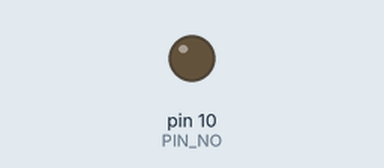
Bench run of a sketch on a simulated Arduino Uno, built with avr-gcc and run on an emulated ATmega328P. Parts: output pins drawn as LEDs (lit = HIGH).

Above: at 0.05 s.
At 3.45 s:
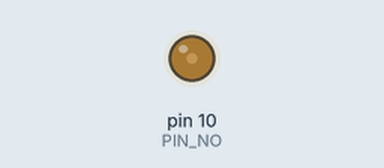
At 6.9 s:
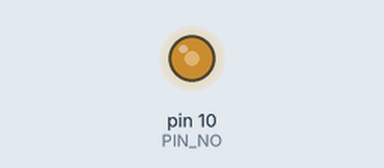
At 13.8 s:
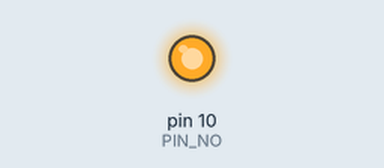
Timing chart, 0 to 18.6 s (numbered marks = the images above):
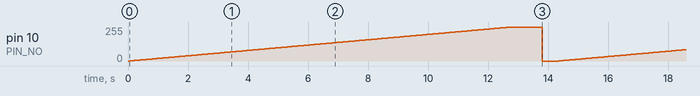

Measured:
- by itself, pin 10 (PIN_NO): ramps from 0/255 to 255/255 and jumps back, once every 14.3 s

The sketch:

mosfetDrivingLED.ino
```cpp
int PIN_NO = 10; // Pin to which the MOSFET is connected.
int DURATION = 50; // How long the wait at a given level of current going through the LED, ms.
int FULL_CURRENT_DURATION = 1000; // How long to keep the current at the highest value.
int PAUSE_DURATION = 500; // How much time to wait between consecutive ramp ups of current, ms.

void setup(void)
{
  /* Called when Arduino starts up. */
  pinMode(PIN_NO, OUTPUT); // This pin will be set high and low to blink the LED.
  analogWrite(PIN_NO, 0); // Initialise at no voltage between the pin and the ground of the Arduino that is connected to the battery ground.
}

void loop(void)
{
  /* Called repeatedly whilst Arduino is active. */
  //analogWrite(PIN_NO, 255); //DEBUG: use this to run current through all the time.

  for(int level=0; level<256; level++) // Gradually ramp up the current going through the diode by
  {
    analogWrite(PIN_NO, level); // Set the pin a bit higher...
    delay(DURATION); // ...wait for a while to be able to see how the current is getting ramped up.
  }
  delay(FULL_CURRENT_DURATION); // Wait for a while at full current.

  analogWrite(PIN_NO, 0); // Set the pin back to low to cut the current.
  delay(PAUSE_DURATION); // Wait until the next cycle.
}
```
